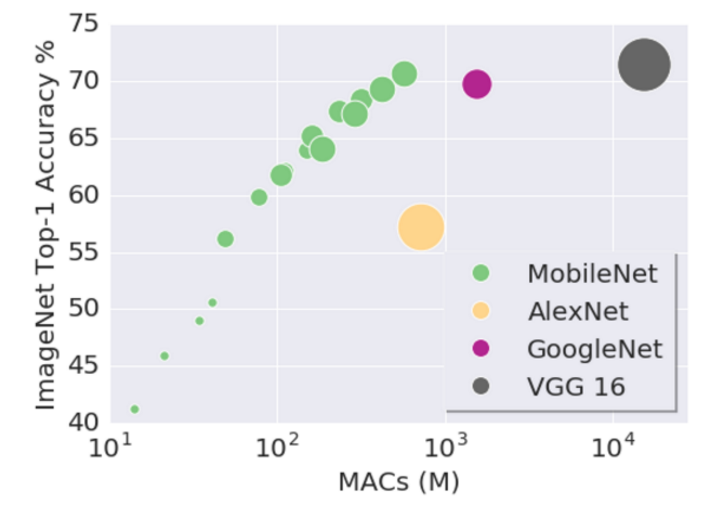
#> input picture nets/mobilenet_v1.png, 712 x 513 px; its folder holds only this picture in this run
$ python -i img_tools.py   (imports and definitions only)   (older library calls are emulated)
#> lines starting #> are read from the running program, lines starting #| are printed output that depends on the picture; after the words box and inside, x2 and y2 are one past the last pixel; in counts of white or black regions, pixels touching at a corner belong together
#> in clip, img is the input picture: PIL image 712x513 RGBA; mean R, G, B, A 235.2, 235.5, 239.2, 255
# -*- coding:utf-8 -*-
# 图片处理工具
# Author：WangQi、tudoudou

import os
import random
import numpy as np
import math
import time
from PIL import Image, ImageFont, ImageDraw


# [37 lines left out: function img_uniform_scale, not called in this run]


def rm_white_bg(img_or_path, convert_pix_post=195, save_path=None):
    """ 移除黑白色的jpg图片中的白色背景，即将白色转换为透明色。返回一张png图片。

    Args:
        img_or_path: PIL对象或者输入图片路径
        convert_pix_post: 白色值转透明的像素下限，即大于等于195像素值就转为透明
        save_path: 修改后的图片保存路径

    Returns:
        如果`save_path == None`,则返回处理完成的Image对象，否则在指定路径保存。
    """
#> called with convert_pix_post = 195

    if isinstance(img_or_path, str):
        img = Image.open(img_or_path)
    else:
        img = img_or_path

    png_img = img.convert('RGBA')
    png_arr = np.array(png_img)
    max_val_rgb = np.max(png_arr[:, :, :3], 2)
    tmp = np.maximum(max_val_rgb, convert_pix_post)
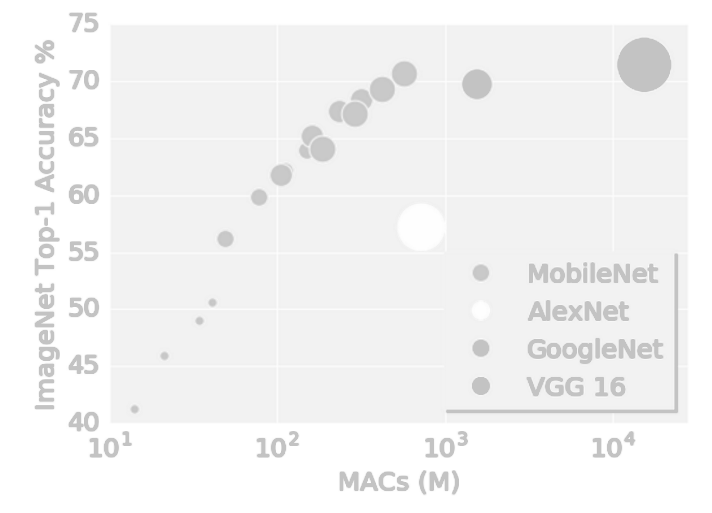
#> tmp: shape (513, 712); min 195, max 255, mean 243.7
    tmp = np.equal(tmp, convert_pix_post)  # 等于convert_pix_post意味着RGBA中A为255
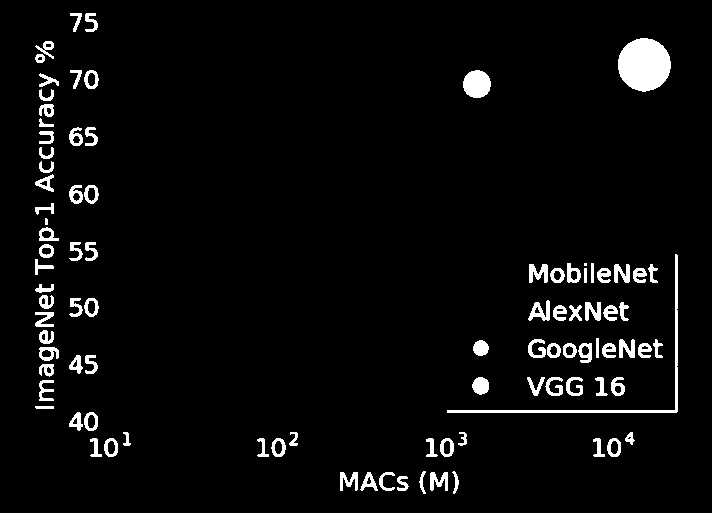
#> tmp: shape (513, 712) bool; 4.3% white; 93 white regions (1 under 20 px), largest, box (x1, y1, x2, y2) and area: (618, 38, 671, 92) 2215, (447, 254, 678, 413) 1157, (463, 70, 491, 98) 618
    tmp = tmp.astype(np.uint8) * 255
    png_arr[:, :, 3] = tmp
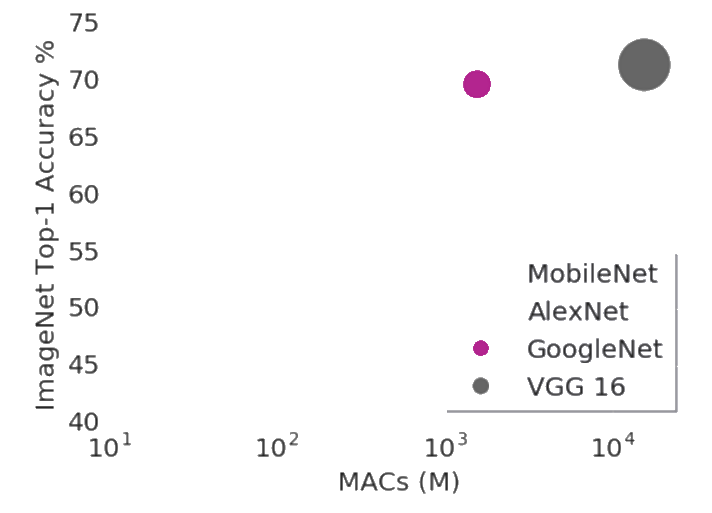
#> png_arr: shape (513, 712, 4); mean R, G, B, A 235.2, 235.5, 239.2, 10.9; transparent parts drawn white
    if save_path is not None:
        Image.fromarray(png_arr).save(save_path)
    else:
        return Image.fromarray(png_arr)


# [57 lines left out: function png_paste, not called in this run]


def clip(img_or_path, save_path=None):
    """裁剪图片主要内容

    Args:
        img_or_path: 图片或者PIL对象
        save_path: 保存路径

    Returns:
        如果`save_path == None`,则返回处理完成的Image对象，否则在指定路径保存。
    """

    if isinstance(img_or_path, str):
        img = Image.open(img_or_path)
    else:
        img = img_or_path

    img = rm_white_bg(img)
    a = np.array(img.split()[3])  # 提取 Alpha 通道

    if a.shape[0] <= 0 and a.shape[1] <= 0:
        raise ValueError('This img\'s must bigger 0')

    def _clip(list):
        """返回列表第一个正数

        Args:
            list: 待判断列表

        Returns:
            列表第一个正数,若没有,返回0
        """
        index = 0
        for i in list:
            if i > 0:
                return index
            index += 1
        return 0

    x = a.sum(axis=0)
#> x = 712 values, max 51255 at index 41, min 0 at index 0, mean 5573.1
    y = a.sum(axis=1)
#> y = 513 values, max 60690 at index 412, min 0 at index 0, mean 7735
    x1 = _clip(x)
#> the loop in _clip, `for i in list:` made 36 passes
#> i on passes 2 to 13: 0, 0, 0, 0, 0, 0, 0, 0, 0, 0, 0, 0
#> after the loop in _clip, `for i in list:`: index = 35
#> x1 = 35
    x_ = x[::-1]
#> x_ = 712 values, max 51255 at index 670, min 0 at index 0, mean 5573.1
    x2 = len(x) - _clip(x_)
#> the loop in _clip, `for i in list:` made 35 passes
#> after the loop in _clip, `for i in list:`: index = 34
#> x2 = 678
    y1 = _clip(y)
#> the loop in _clip, `for i in list:` made 14 passes
#> after the loop in _clip, `for i in list:`: index = 13
#> y1 = 13
    y_ = y[::-1]
#> y_ = 513 values, max 60690 at index 100, min 0 at index 0, mean 7735
    y2 = len(y) - _clip(y_)
#> the loop in _clip, `for i in list:` made 20 passes
#> after the loop in _clip, `for i in list:`: index = 19
#> y2 = 494

    img = img.crop((x1, y1, x2, y2))  # 裁剪图片
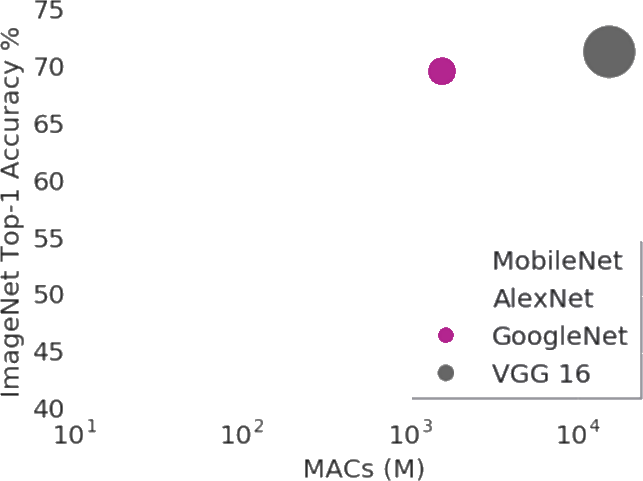
#> img: PIL image 643x481 RGBA; mean R, G, B, A 231.9, 232.3, 236.5, 12.8; transparent parts drawn white

    if save_path:
        return img.save(save_path)
    else:
        return img


# [191 lines left out: functions font2img, img_concat, not called in this run]


class ImgRepo(object):
    '''从图片文件夹中生成指定大小的图片'''
    # [66 lines left out: functions __init__, get_one, not called in this run]


# if __name__ == '__main__':
#     pass
#     #
#     # test fn
#     #
#     # img_uniform_scale(
#     #     '../data/processed_data/HWDB1.1/images/train/1002-c/阿606666.png',
#     #     '/tmp/test.png',
#     #     140, 240)
#
#     im1 = Image.open('../data/processed_data/HWDB1.1/images/train/1002-c/阿606666.png')
#     im2 = Image.open('../data/processed_data/HWDB1.1/images/train/1002-c/矮606675.png')
#     img_concat([im1, im2], direction='vertical', align='middle', save_path='/tmp/test2.png', img_margin=[10, 300])

>>> result = clip('../nets/mobilenet_v1.png')
